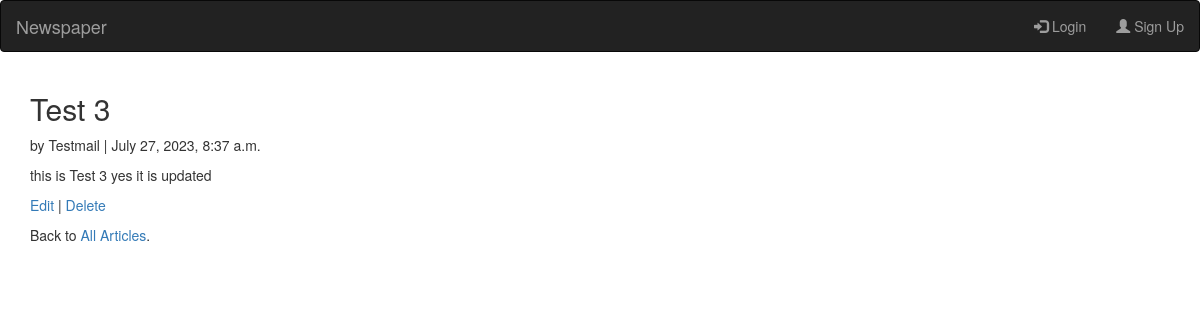
/articles/1/, run on the app's committed database.
### articles/models.py (models this page shows, shortened)
class Article(models.Model):
    title = models.CharField(max_length=255)
    body = models.TextField()
    date = models.DateTimeField(auto_now_add=True)
    author = models.ForeignKey( get_user_model(),on_delete=models.CASCADE,)

### accounts/models.py (models this page shows)
class CustomUser(AbstractUser):
    age = models.PositiveBigIntegerField(null=True, blank=True)
    def __str__(self):
        return self.username

### articles/views.py (the view)
class ArticleDetailView(DetailView): # new
    model = Article
    template_name = 'article_detail.html'

### templates/article_detail.html
{% extends 'base.html' %}
{% block content %}
<div class="article-entry">
<h2>{{ object.title }}</h2>
<p>by {{ object.author }} | {{ object.date }}</p>
<p>{{ object.body }}</p>
</div>
<p><a href="{% url 'article_edit' article.pk %}">Edit</a> |
<a href="{% url 'article_delete' article.pk %}">Delete</a></p>
<p>Back to <a href="{% url 'article_list' %}">All Articles</a>.</p>
{% endblock content %}

### data on the page
Article: title "Test 3", author "Testmail", date "July 27, 2023, 8:37 a.m.", body "this is Test 3 yes it is updated"
